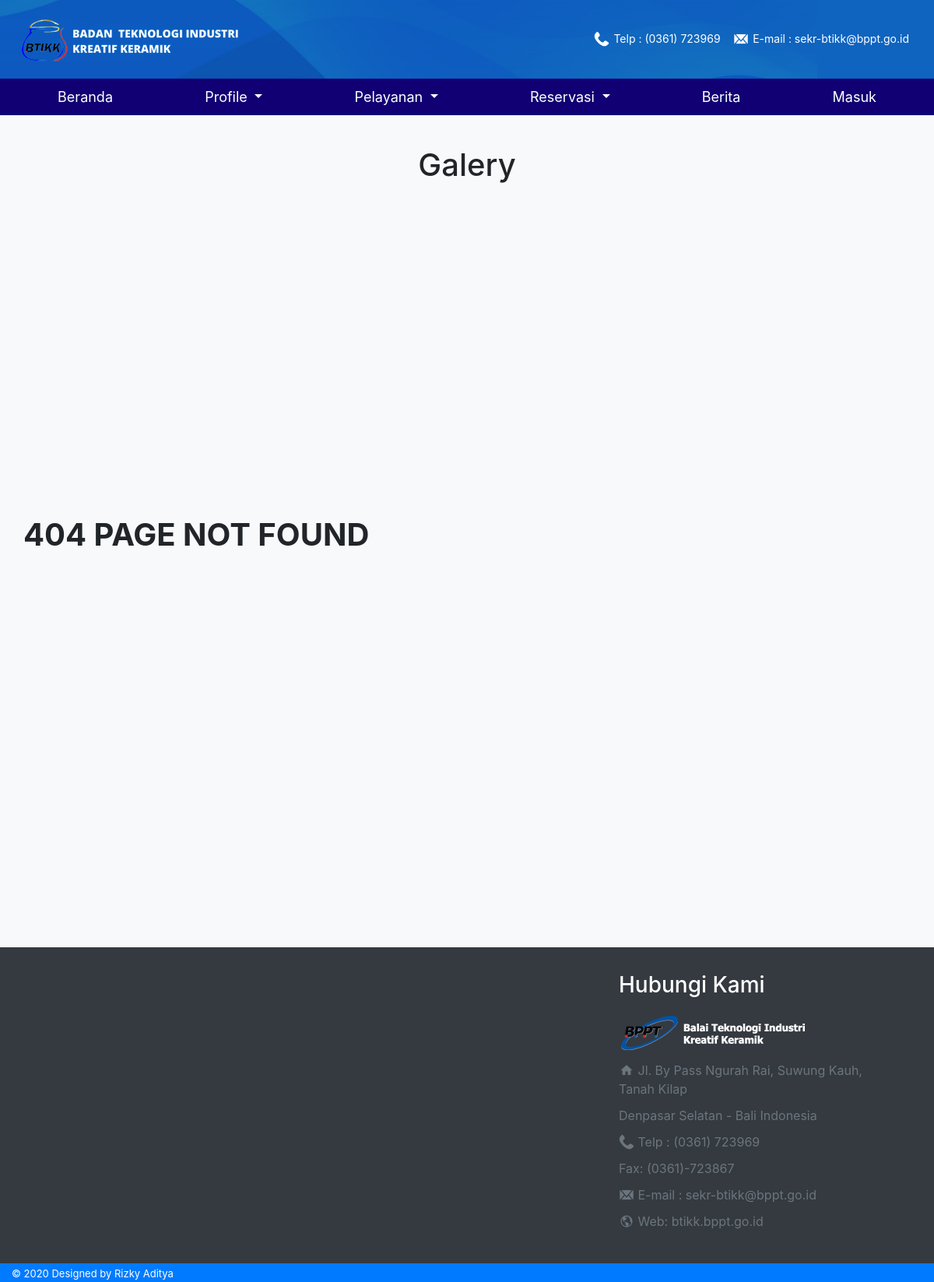
The app's page /galery.php, older data.
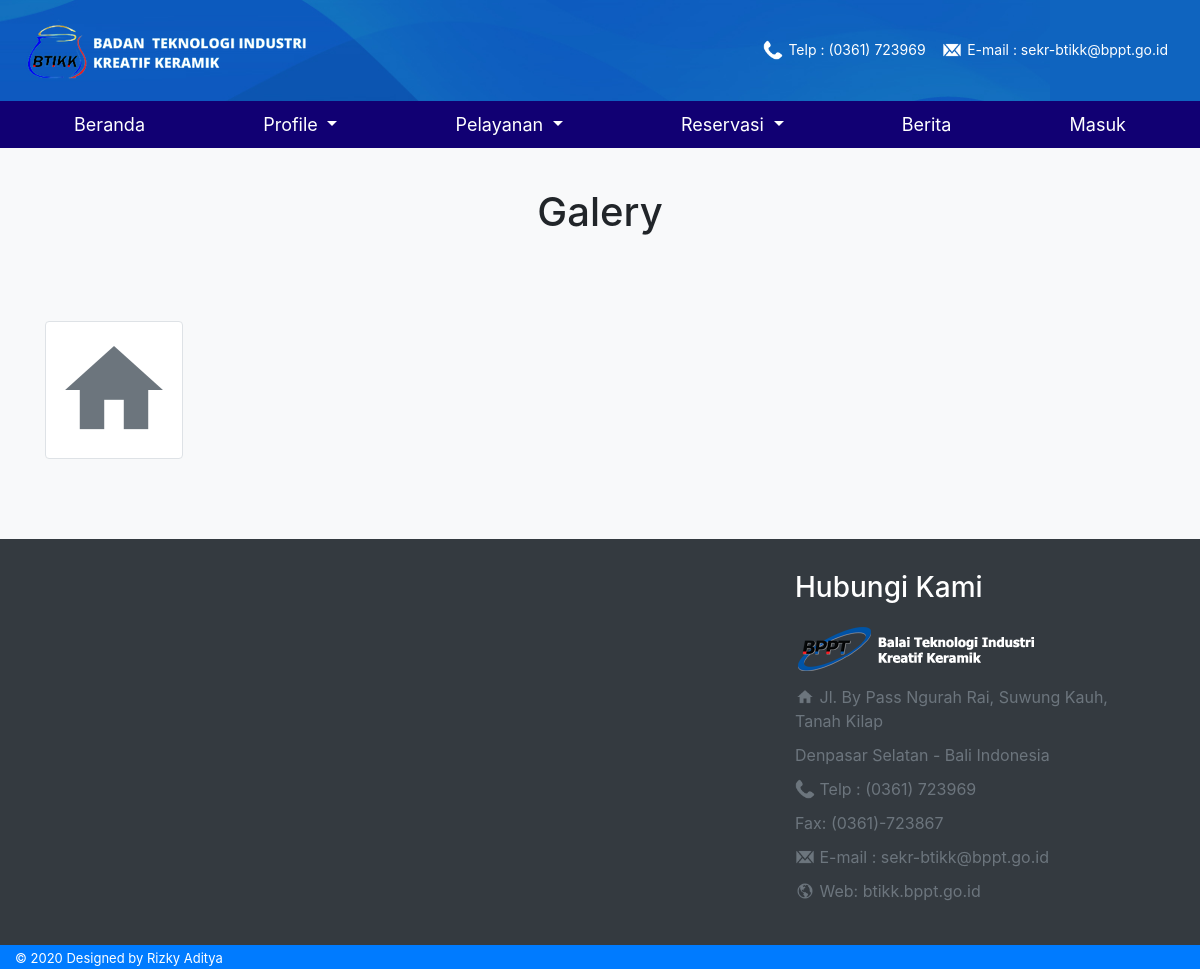
The same page, newer data.
### tables this page shows
CREATE TABLE `tbgalery` (
  `id_galery` int(11) NOT NULL,
  `judul` varchar(255) NOT NULL,
  `foto` varchar(255) NOT NULL
);

### galery.php (the view)
<?php
    include("./dashboard.php");
?>
    <div class="text-center">
            <h1>Galery</h1>
    </div>
    <div class="container page-top">
        <div class="row imglist">
            <?php
                $sql = mysqli_query($conn,"SELECT * FROM tbgalery");
                $num = mysqli_num_rows($sql);
                if($num==0)
                {
                echo "
                            <h1 class='not-found-text'><b>404 PAGE NOT FOUND</b></h1>";
                }else{
                    while($array=mysqli_fetch_array($sql))
                        {
                          echo "
                            <div class='col-lg-3 col-md-4 col-xs-6 thumb'>
                                <a href='./".$array['foto']."' data-fancybox='images' data-caption='".$array['judul']."'>
                                    <img src='./".$array['foto']."' alt='".$array['judul']."' class='img-thumbnail'>
                                </a>
                            </div>";
                        }
                }
            ?>
        </div>
    </div>
</div>
<?php
    include("./footer.php");
?>

Row changes from the older to the newer data that the page shows:
added tbgalery: foto (picture)
Text that changed along with them:
text no longer shown: "404 PAGE NOT FOUND"
